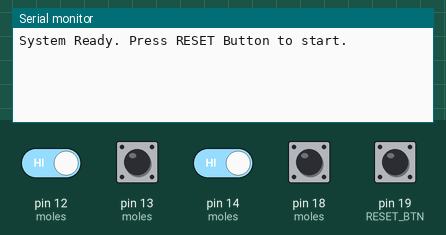
This sketch was run on a simulated Arduino Uno, built with avr-gcc and run on an emulated ATmega328P. Parts: the last lines printed to the serial monitor. The test bench sets the inputs (shaded band); at power-on: pin 12 (moles), pin 13 (moles), pin 14 (moles), pin 18 (moles), pin 19 (RESET_BTN) HIGH. Random numbers use the default seed unless the sketch sets one.

Above: at 1.2 s.
1.3 s: pin 19 (RESET_BTN) pulled LOW for 0.15 s
At 1.51 s:
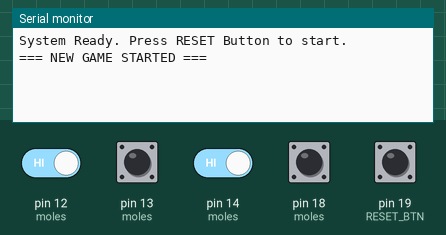
3.1 s: pin 12 (moles) driven LOW and pin 14 (moles) driven LOW
6.1 s: pin 12 (moles) driven HIGH
At 6.39 s:
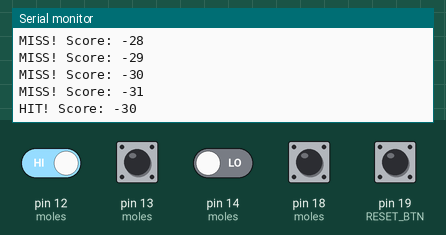
Timing chart, 0 to 9.1 s (numbered marks = the images above; inputs shaded):
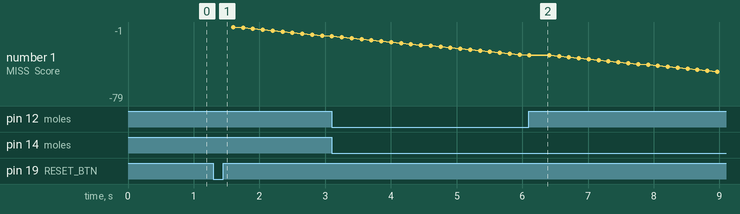

Measured:
- after the input at 1.3 s, the serial monitor: prints a new line at once (image 1)
- after the input at 6.1 s, the serial monitor: prints a new line after 0.16 s (image 2)

The sketch:

Iteration_2.ino
```cpp
/*
Key design ideas:
 - enum → game states (clean logic, no magic booleans)
 - struct → group LED + button per mole
 - millis() → non-blocking timing - to let program run by returning immediately
 - INPUT_PULLUP → stable button readings

 Button 1: LED 25 | Switch 14
Button 2: LED 26 | Switch 27
Button 3: LED 32 | Switch 12
Button 4: LED 33 | Switch 13
Button 5: LED 23 | Switch 18
Reset:    GPIO 19
*/


#include <Arduino.h>

// ENUMS
enum GameState { // to define all valid states
  IDLE,
  PLAYING,
  GAME_OVER
};

enum GameResult { // for final outcome
  NONE,
  WIN,
  LOSE
};

// Structs - for hardware
struct Mole {
  int ledPin;
  int buttonPin;
  bool active;      // true if mole is currently up
};

// Constants
const int NUM_MOLES = 5;       // Total number of arcade buttons
const int RESET_BTN = 19;      // Reset / Start button

// timing constants
const unsigned long GAME_DURATION = 60000; // 60 seconds total game time
const unsigned long START_INTERVAL = 1200; // Initial mole speed (ms)
const unsigned long MIN_INTERVAL = 300;    // Fastest allowed speed

// Global Variables
GameState gameState = IDLE;
GameResult gameResult = NONE;

Mole moles[NUM_MOLES] = { // hardware
  {25, 14},
  {26, 27},
  {32, 12},
  {33, 13},
  {23, 18}
};

// Game data
int score = 0;
int activeMole = -1;             // Which mole is currently ON

// Timing variables
unsigned long gameStartTime = 0;
unsigned long lastMoleTime = 0; // stores the time current mole appeareded
unsigned long moleInterval = START_INTERVAL;

// Function Declaration
void resetGame();
void spawnMole();
void clearMoles();
void updateGame();
void handleHit();
void endGame();


void setup() {
  Serial.begin(115200);

  // Reset button
  pinMode(RESET_BTN, INPUT_PULLUP);  // pin mode ia ESP32 Function

  // Initialize all moles
    for (int i = 0; i < NUM_MOLES; i++) {
      pinMode(moles[i].ledPin, OUTPUT); // pin sends voltage out to turn LED ON
      pinMode(moles[i].buttonPin, INPUT_PULLUP); // pin gets input with internal pull-up resistor for stable logic when button is not pressed
      digitalWrite(moles[i].ledPin, LOW); // LEDs off initially
      moles[i].active = false;                   // All moles inactive initially
  }

    randomSeed(millis());

    Serial.println("System Ready. Press RESET Button to start.");
}

void loop() {

  unsigned long now = millis();
  /*
    RESET BUTTON CHECK
    Active-LOW logic:
    - Not pressed → HIGH
    - Pressed → LOW
  */
  // RESET / START BUTTON - always checked
  if (digitalRead(RESET_BTN) == LOW) { // when pressed digitalread = LOW , when not pressed dogotalread = HIGH
    if (gameState == IDLE || gameState == GAME_OVER) {
    resetGame();
    delay(300); // debounce
  }
}

  // Only run game logic when playing
  if (gameState == PLAYING) {
    updateGame();

    // Check mole buttons
    for (int i = 0; i < NUM_MOLES; i++) {
      if (digitalRead(moles[i].buttonPin) == LOW) {
        handleHit(i);
        delay(150); // debounce
      }
    }
  }
}

void resetGame() {
  score = 0;
  moleInterval = START_INTERVAL;
  activeMole = -1;

  gameState = PLAYING;
  gameResult = NONE;

  // Capture the start time of the game
  gameStartTime = millis();
  lastMoleTime = millis();

  clearMoles();
  spawnMole();

  Serial.println("=== NEW GAME STARTED ===");
}

void updateGame() {

  // End game after 60 seconds
  if (millis() - gameStartTime >= GAME_DURATION) {
    endGame();
    return;
  }

    /*
    Non-blocking timing:
    Instead of delay(), elapsed time is checked.
    This keeps the system responsive to buttons and future modules.
  */
  if (millis() - lastMoleTime >= moleInterval) {
    spawnMole();
    lastMoleTime = millis();
  }
}

void spawnMole() {

  // Turn off all LEDs first
  clearMoles();

  int newMole;

  // Prevent same mole from appearing twice consecutively
  do {
    newMole = random(0, NUM_MOLES);
  } while (newMole == activeMole);

  activeMole = newMole;
  moles[activeMole].active = true;

  // Turn ON the selected mole LED
  digitalWrite(moles[activeMole].ledPin, HIGH);
}

void handleHit(int moleIndex) {

  // Correct mole hit
  if (moles[moleIndex].active) {
    score++;
    Serial.print("HIT! Score: ");
    Serial.println(score);

    // Speed up game gradually
    moleInterval = max(MIN_INTERVAL, START_INTERVAL - score * 10);
  }
  // Wrong button pressed
  else {
    score--;
    Serial.print("MISS! Score: ");
    Serial.println(score);
  }

  // Turn off all moles after hit/miss
  clearMoles();
  activeMole = -1;
}

void clearMoles() {

  // Turn off every LED and clear active flags
  for (int i = 0; i < NUM_MOLES; i++) {
    moles[i].active = false;
    digitalWrite(moles[i].ledPin, LOW);
  }
}

void endGame() {

  gameState = GAME_OVER;
  clearMoles();

  // win/lose condition
  if (score >= 50) {
    gameResult = WIN;
    Serial.println("=== YOU WIN ===");
  } else {
    gameResult = LOSE;
    Serial.println("=== YOU LOSE ===");
  }

  Serial.print("FINAL SCORE: ");
  Serial.println(score);

}
```
